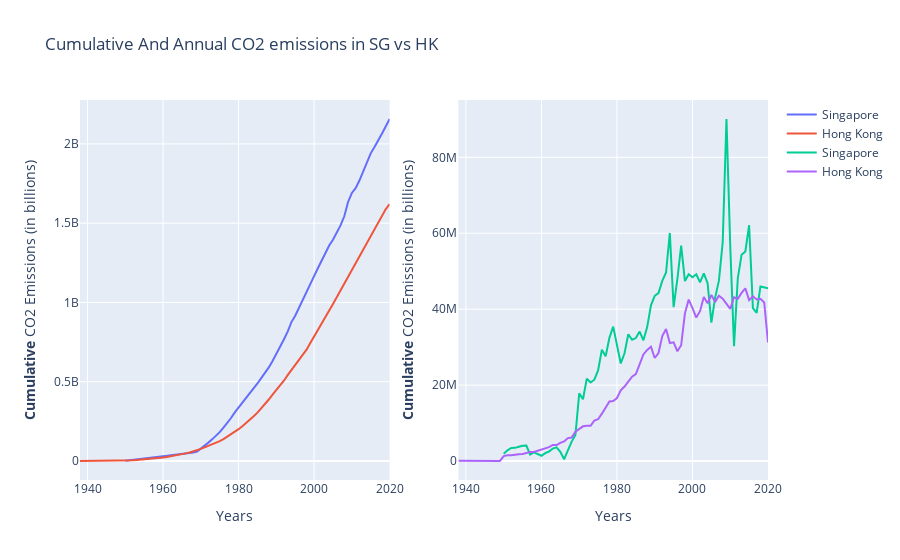

Here is the notebook cell this chart was saved with:
### Code cell
# import numpy as np
import pandas as pd
import matplotlib.pyplot as plt
import seaborn as sns
import plotly.express as px
from plotly.subplots import make_subplots
import plotly.graph_objects as go
import warnings
warnings.filterwarnings("ignore")

# read in data from csv file
dataset45 = pd.read_csv('dataset45.csv', sep=',')

# extract data slices for SG/HK
sg = dataset45.loc[dataset45['Entity'] == 'Singapore']
hk = dataset45.loc[dataset45['Entity'] == 'Hong Kong']

# extract data slices for plotting
selectSG1 = sg[~sg['Cumulative CO2 emissions'].isnull()]
selectSG2 = sg[~sg['Annual CO2 emissions'].isnull()]
selectHK1 = hk[~hk['Cumulative CO2 emissions'].isnull()]
selectHK2 = hk[~hk['Annual CO2 emissions'].isnull()]

# set plot settings
sns.set_theme()


fig = make_subplots(rows=1, cols=2)
# first plot
labels = {'Year': 'Year', 'Cumulative CO2 emissions': 'Cumulative CO2 emissions'}
first_plot_1 = go.Scatter(x=selectSG1['Year'], y=selectSG1['Cumulative CO2 emissions'], name='Singapore')
first_plot_2 = go.Scatter(x=selectHK1['Year'], y=selectHK1['Cumulative CO2 emissions'], name='Hong Kong')
plot1 = fig.add_trace(first_plot_1, row=1, col=1)
fig.add_trace(first_plot_2, row=1, col=1)
fig.update_xaxes(title_text="Years")
fig.update_yaxes(title_text="<b>Cumulative</b> CO2 Emissions\n(in billions)", secondary_y=False)
fig.update_yaxes(title_text="<b>Annual CO2 Emissions\n(in millions)", secondary_y=True)

# second plot
second_plot_1 = go.Scatter(x=selectSG2['Year'], y=selectSG2['Annual CO2 emissions'], name="Singapore")
second_plot_2 = go.Scatter(x=selectHK2['Year'], y=selectHK2['Annual CO2 emissions'], name="Hong Kong")
plot2 = fig.add_trace(second_plot_1, row=1, col=2)
fig.add_trace(second_plot_2, row=1, col=2)
fig.update_layout(title='Cumulative And Annual CO2 emissions in SG vs HK')
